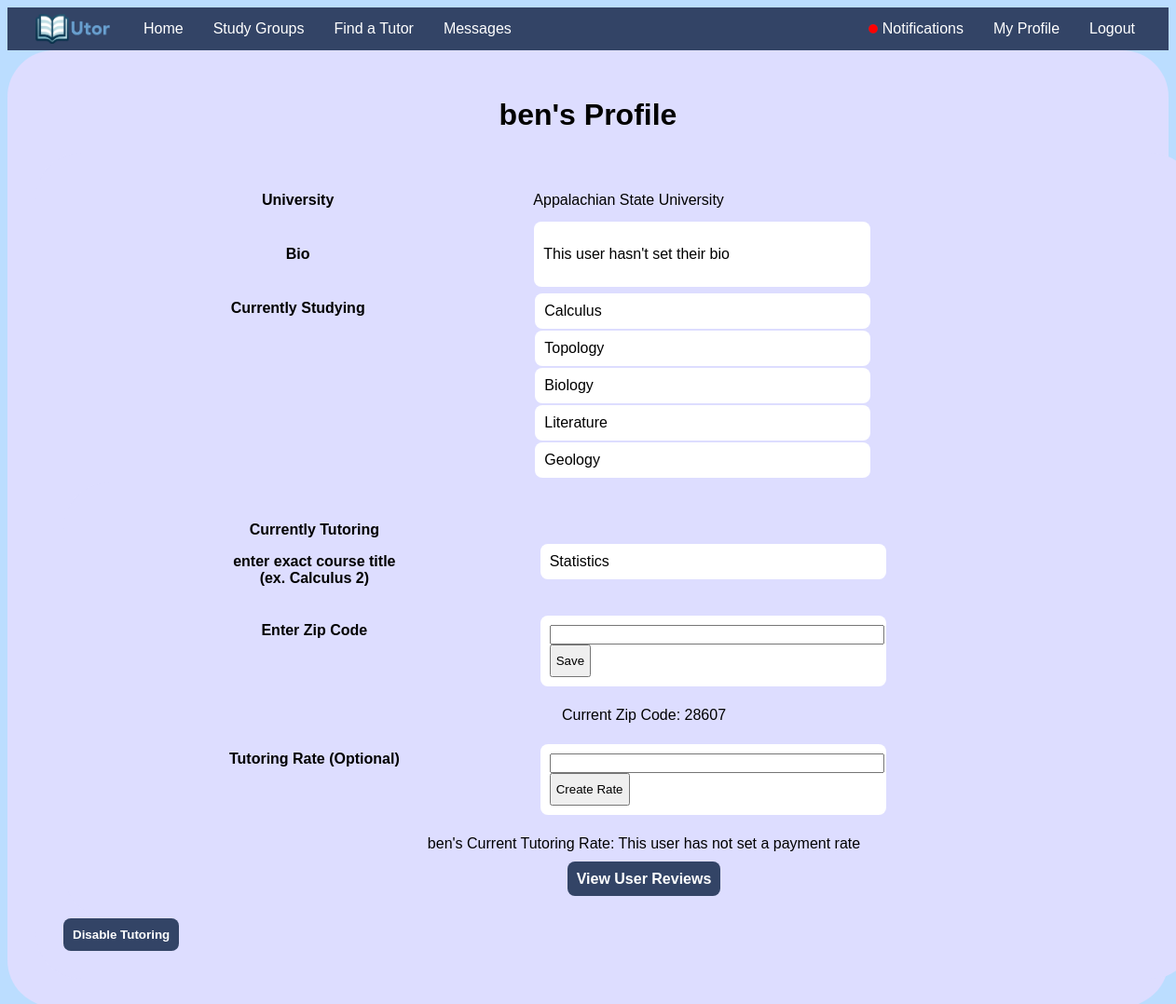
The app's page /profile/ben/ (signed in), older data.
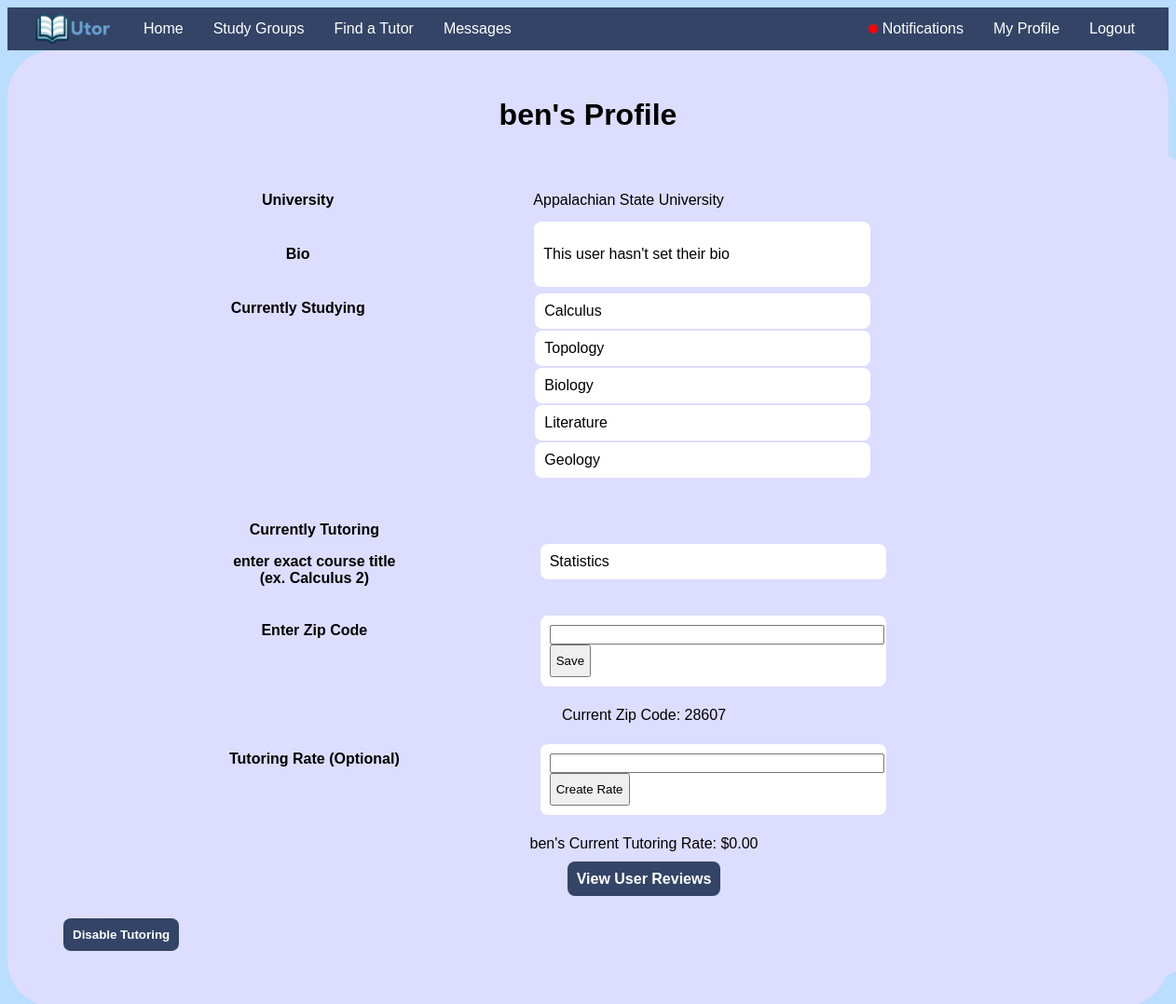
The same page, newer data.
### main/models.py (models this page shows, shortened)
class User(AbstractUser):
    tutor_subjects = models.TextField(null=True)
    student_subjects = models.TextField(null=True)
    university = models.ForeignKey(University, on_delete=models.PROTECT, null=True, blank=True)
    bio = models.TextField(default="This user hasn't set their bio")
    is_verified = models.BooleanField(default=False)
    email_key = models.CharField(max_length=50, unique=True)
    tutoring_enabled = models.BooleanField(default=False)
    tutoring_pay = models.DecimalField(null=True, decimal_places=2, max_digits=4, default=0.00)
    average_rating = models.DecimalField(null=True, decimal_places=2, max_digits=3, default=0.00)
    zip_code = models.IntegerField(null=True, default=28607)
    def get_tutor_subjects(self):
        return json.loads(self.tutor_subjects or "[]")
    def get_student_subjects(self):
        return json.loads(self.student_subjects or "[]")
    def has_notifications(self):
        return bool(Notification.objects.filter(user=self))
    def num_notifications(self):
        return len(Notification.objects.filter(user=self))

class University(models.Model):
    name = models.CharField(max_length=150)
    domains = models.TextField(null=True)
    web_pages = models.TextField(null=True)
    country = models.CharField(max_length=50)
    alpha_two_code = models.CharField(max_length=10, null=True)
    state_province = models.CharField(max_length=100,null=True)

### main/misc_utils.py (the view)
    def wrapper(request, *args, **kwargs):
        if not request.user.is_authenticated:
            return redirect("login")
        return target(request, *args, **kwargs)

### main/misc_utils.py (called while the page is built)
def ensure_authenticated(target):
    def wrapper(request, *args, **kwargs):
        if not request.user.is_authenticated:
            return redirect("login")
        return target(request, *args, **kwargs)
    return wrapper

### main/views.py (called while the page is built)
@ensure_authenticated
def profile(request, username):
    usr = get_object_or_404(User, username=username)
    current_user = usr.username == request.user.username
    return render(request, "profile.html", context={"user": usr, "current_user": current_user})

### main/templates/profile.html (shortened to what this page needs)
{% extends 'base.html' %}
{% load static %}
{% block content %}
<div class="outer">
  <div class="maindiv">
    <div class="center text-center">
      <h1>{{ user.username }}'s Profile</h1>
    </div>
	<div class="maindiv">
		<table>
		<tr>
			<th>University</th>
			<td>{{ user.university.name }}</td>
		</tr>
		<tr>
			<th>Bio</th>
			<td class = "list">
				<div id="bio">
					<p id="bio_text">{{ user.bio }}</p>
				</div>
			</td>
		<tr>
			<th valign=top>Currently Studying</th>
			<td id="subject_list">
			{% for subject in user.get_student_subjects %}
				<div class="list" id="subject_{{ forloop.counter }}">
					<div style="width: 90%;">{{ subject }}</div>
				</div>
			{% endfor %}
			</td>
		</tr>
		</table>
		<div class="{% if user.tutoring_enabled %}maindiv{% else %}hidden{% endif %}" name="tutoring-section">
			<table>
				<tr>
					<th valign=top>Currently Tutoring
						<p>enter exact course title<br>(ex. Calculus 2)</p>
					</th>
					<td id="tutoring_list">
					{% for tutoring in user.get_tutor_subjects %}
						<div class="list" id="tutoring_{{ forloop.counter }}">
							<div style="width: 90%;">{{ tutoring }}</div>
						</div>
					{% endfor %}
					</td>
				</tr>
				<tr>
					<th valign=top>Enter Zip Code</th>
					<td>
						<div class="list">
							<div style="width: 100%;">
									<input class="text-input" type="text" id="zip_code" name="zip_code" step="0.01">
									<button class="submit-button" id="zip_button" onclick="saveZip();">Save</button>
							</div>
						</div>
					</td>
				</tr>
				<tr>
					<td colspan="2" class="text-center">
							<p>Current Zip Code: <span id="zip_code_display">{{ user.zip_code }}</span></p>
					</td>
				</tr>
				<tr>
					<th valign=top>Tutoring Rate (Optional)</th>
					<td>
						<div class="list">
							<div style="width: 100%;">
									<input class="text-input" type="text" id="tutoring_rate" name="tutoring_rate" step="0.01">
									<button class="submit-button" id="pay_button" onclick="savePay();">Create Rate</button>
							</div>
						</div>
					</td>
				</tr>
				<tr>
					<td colspan="2" class="text-center">
						<p>{{ user.username}}'s Current Tutoring Rate: {% if user.tutoring_pay != None %}$<span id="pay_display">{{ user.tutoring_pay }}</span>{% else %}<span id="pay_display">This user has not set a payment rate</span>{% endif %}</p>
					</td>
				</tr>
				<tr>
					<td class="realllycenter" colspan="2">
						<a href="{% url 'user_reviews' user.username %}" class="anchorbutton">View User Reviews</a>
					</td>
				</tr>
			</table>
		</div>
		<form method="post" action="{% url 'enable_tutoring' user.username %}">
			{% if user.tutoring_enabled %}
				<button class="anchorbutton" type="submit">Disable Tutoring </button>
			{% else %}
				<button class="anchorbutton" type="submit">Enable Tutoring</button>
			{% endif %}
		</form>
	</div>
  </div>
</div>
{% endblock %}

Row changes from the older to the newer data that the page shows:
changed User "ben": tutoring_pay (not shown) → "0.00"
Text that changed along with them:
text no longer shown: "This user has not set a payment rate"
